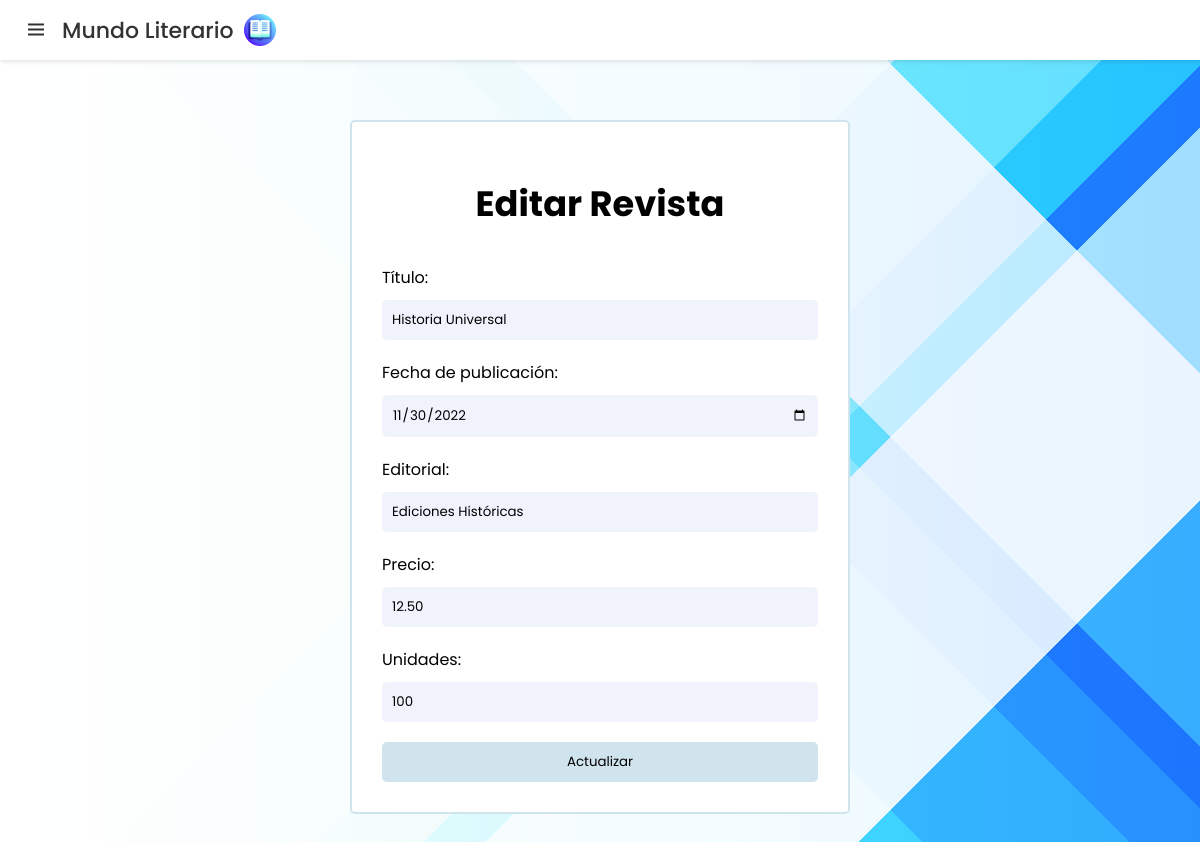
Page /presentacion/editarRevista.php?id=28 (signed in) on the committed database.
### tables this page shows
CREATE TABLE `revistas` (
  `id` int(11) NOT NULL,
  `titulo` varchar(255) NOT NULL,
  `fecha_publicacion` date NOT NULL,
  `editorial` varchar(20) NOT NULL,
  `precio` decimal(10,2) NOT NULL,
  `unidades` int(11) NOT NULL
);

### presentacion/editarRevista.php (the view, shortened to what this page needs)
<?php
if (isset($_GET['id'])) {
    $id = $_GET['id'];
    $connection = Database::getInstance();
    $stmt = $connection->prepare("SELECT * FROM revistas WHERE id = :id");
    $stmt->bindParam(':id', $id);
    $stmt->execute();
    $revista = $stmt->fetch(PDO::FETCH_ASSOC);
} else {
    header("Location: index.libros.php");
    exit;
}
?>
<!DOCTYPE html>
<html lang="es">
<head>
    <link rel="stylesheet" href="../assets/css/revista.css">
    <link href="https://unpkg.com/boxicons@2.1.2/css/boxicons.min.css" rel="stylesheet">
</head>
<body>
    <nav>
        <div class="logo">
            <i class="bx bx-menu menu-icon"></i>
            <span class="logo-name">Mundo Literario</span>
            <img class="logo-img" src="../assets/images/book.png">
        </div>
    </nav>
    <section class="content-editar">
        <form class="editar" method="POST" action="">
            <h1 class="edit-title">Editar Revista</h1>
            <label for="titulo">Título:</label>
            <input type="text" id="titulo" name="titulo" value="<?php echo htmlspecialchars($revista['titulo']); ?>" required>
            <label for="fecha_publicacion">Fecha de publicación:</label>
            <input type="date" id="fecha_publicacion" name="fecha_publicacion" value="<?php echo htmlspecialchars($revista['fecha_publicacion']); ?>" required>
            <label for="editorial">Editorial:</label>
            <input type="text" id="editorial" name="editorial" value="<?php echo htmlspecialchars($revista['editorial']); ?>" required>
            <label for="precio">Precio:</label>
            <input type="text" id="precio" name="precio" value="<?php echo htmlspecialchars($revista['precio']); ?>" required>
            <label for="unidades">Unidades:</label>
            <input type="number" id="unidades" name="unidades" value="<?php echo htmlspecialchars($revista['unidades']); ?>" required>
            <button class="editar-btn" type="submit">Actualizar</button>
        </form>
    </section>
</body>
</html>

### assets/css/revista.css (style rules this page uses)
* { margin: 0; padding: 0; box-sizing: border-box; font-family: "Poppins", sans-serif; }
body { min-height: 100%; background-image: linear-gradient( 90deg, rgb(255, 255, 255), rgb(207, 207, 207) ), linear-gradient( 45deg, rgb(177, 223, 206) 0%, rgb(177, 223, 206) 46%, rgb(147, 192, 214) 46%, rgb(147, 192, 214) 56%, rgb(117, 162, 222) 56%, rgb(117, 162, 222) 61%, rgb(86, 131, 229) 61%, rgb(86, 131, 229) 64%, rgb(168, 194, 255) 64%, rgb(168, 194, 255) 82%, rgb(26, 70, 245) 82%, rgb(26, 70, 245) 100% ), linear-gradient( 135deg, rgb(177, 223, 206) 0%, rgb(177, 223, 206) 46%, rgb(147, 192, 214) 46%, rgb(147, 192, 214) 56%, rgb(117, 162, 222) 56%, rgb(117, 162, 222) 61%, rgb(86, 131, 229) 61%, rgb(86, 131, 229) 64%, rgb(168, 194, 255) 64%, rgb(168, 194, 255) 82%, rgb(26, 70, 245) 82%, rgb(26, 70, 245) 100% ); background-blend-mode: overlay, overlay, normal; }
nav { position: relative; top: 0; left: 0; height: 60px; width: 100%; display: flex; align-items: center; background: #fff; box-shadow: 0 2px 4px rgba(0, 0, 0, 0.1); }
nav .logo { display: flex; align-items: center; margin: 0 24px; }
.logo-img { margin: 0 10px 0px 10px; }
.logo .menu-icon { color: #333; font-size: 24px; margin-right: 14px; cursor: pointer; }
.logo .logo-name { color: #333; font-size: 22px; font-weight: 500; }
.content-editar { flex-direction: column; display: flex; justify-content: center; align-items: center; padding: 60px; }
.edit-title { color: black; text-align: center; margin: 25px 0; font-size: 2.2rem; }
.editar label { color: black; margin-top: 10px; }
.editar { border: 2px solid #d0e4ed; background-color: white; width: 500px; height: auto; padding: 30px; display: flex; flex-direction: column; transition: all 0.5s cubic-bezier(0.23, 1, 0.32, 1); border-radius: 5px; }
.editar input { color: black; background: #3f6aca14; padding: 10px; border: none; border-radius: 5px; margin: 10px 0; outline: none; }
.editar .editar-btn { margin-top: 10px; border: none; background-color: #d0e4ed; padding: 10px; border-radius: 5px; cursor: pointer; color: black; transition: background-color 0.5s ease; }

### rows in the picture
revistas: titulo "Historia Universal", fecha_publicacion "11/30/2022", editorial "Ediciones Históricas", precio "12.50", unidades "100"
